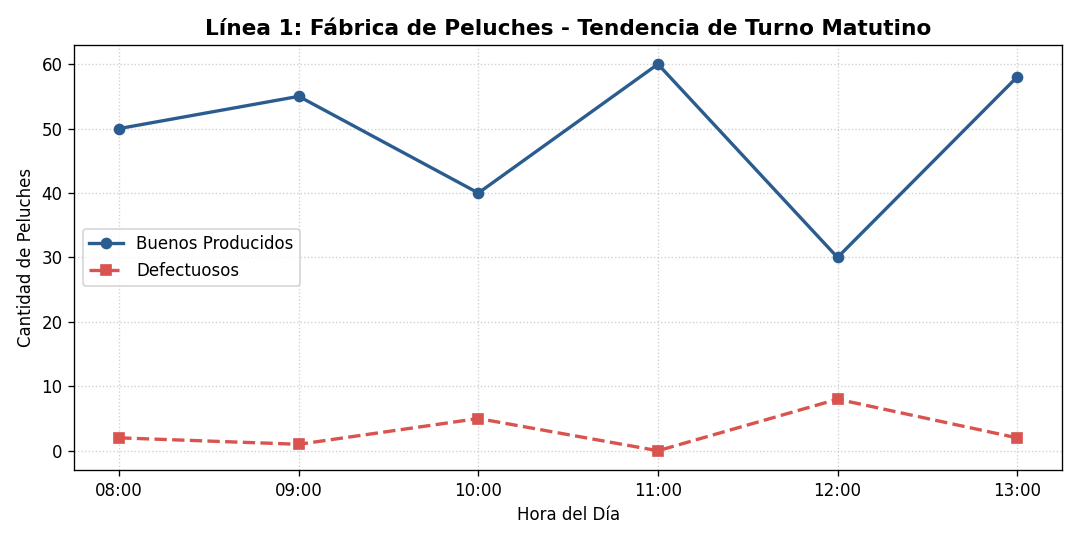

Generate this figure with Python:
import sqlite3
import pandas as pd
import matplotlib.pyplot as plt

def main():
    # 1. Conexión a la base de datos (se crea el archivo peluches.db si no existe)
    conexion = sqlite3.connect("peluches.db")
    cursor = conexion.cursor()

    # 2. Crear tabla si no existe
    cursor.execute("""
    CREATE TABLE IF NOT EXISTS produccion (
        id INTEGER PRIMARY KEY AUTOINCREMENT,
        hora TEXT,
        modelo TEXT,
        producidos INTEGER,
        defectuosos INTEGER
    )
    """)

    # 3. Limpiar e insertar datos de ejemplo (como los que arrojaría un PLC / SCADA)
    cursor.execute("DELETE FROM produccion")
    
    datos_ejemplo = [
        ("08:00", "Oso Teddy", 50, 2),
        ("09:00", "Oso Teddy", 55, 1),
        ("10:00", "Oso Teddy", 40, 5),
        ("11:00", "Oso Teddy", 60, 0),
        ("12:00", "Oso Teddy", 30, 8), # Aquí pasó algo raro en la máquina
        ("13:00", "Oso Teddy", 58, 2),
    ]

    cursor.executemany("""
    INSERT INTO produccion (hora, modelo, producidos, defectuosos)
    VALUES (?, ?, ?, ?)
    """, datos_ejemplo)

    conexion.commit()
    print("✅ Datos de SCADA guardados en 'peluches.db'")

    # 4. Consultar los datos con Pandas (como un SELECT de SQL)
    df = pd.read_sql_query("SELECT hora, producidos, defectuosos FROM produccion", conexion)
    conexion.close()

    print("\n--- REPORTE TABULAR DE FÁBRICA ---")
    print(df)

    # 5. Generar Dashboard Visual (Gráfica de Tendencia)
    plt.figure(figsize=(9, 4.5))
    
    # Línea de producción
    plt.plot(df["hora"], df["producidos"], marker="o", color="#2b5c8f", label="Buenos Producidos", linewidth=2)
    # Línea de defectuosos
    plt.plot(df["hora"], df["defectuosos"], marker="s", color="#d9534f", linestyle="--", label="Defectuosos", linewidth=2)

    plt.title("Línea 1: Fábrica de Peluches - Tendencia de Turno Matutino", fontsize=13, fontweight="bold")
    plt.xlabel("Hora del Día")
    plt.ylabel("Cantidad de Peluches")
    plt.grid(True, linestyle=":", alpha=0.6)
    plt.legend()
    plt.tight_layout()

    # Guardar gráfico como reporte visual
    archivo_grafica = "dashboard_peluches.png"
    plt.savefig(archivo_grafica, dpi=120)
    print(f"\n📊 Dashboard generado con éxito: '{archivo_grafica}'")

if __name__ == "__main__":
    main()
